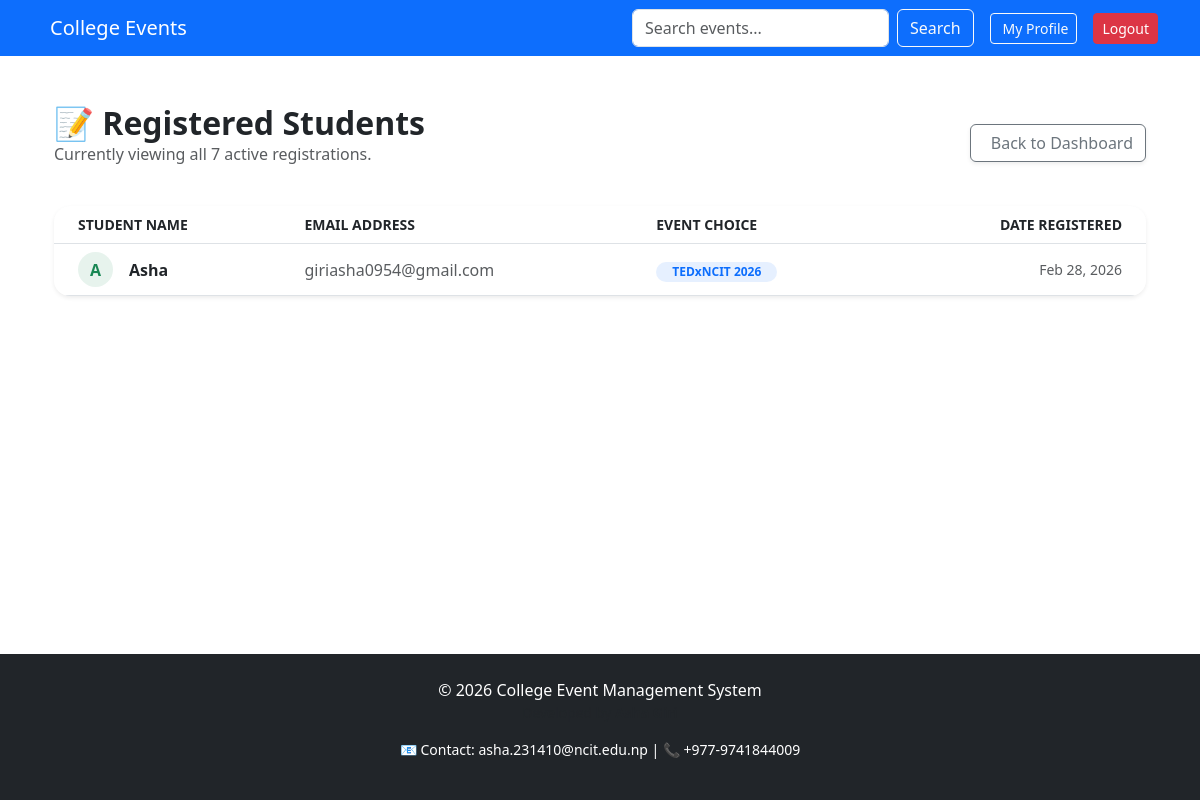
/dashboard/registrations/ (signed in), run on the app's committed database.
### events/models.py (models this page shows, shortened)
class Registration(models.Model):
    event = models.ForeignKey(Event, on_delete=models.CASCADE)
    user = models.ForeignKey(settings.AUTH_USER_MODEL, on_delete=models.CASCADE)
    full_name = models.CharField(max_length=100)
    email = models.EmailField()
    phone_number = models.CharField(max_length=15)
    registered_at = models.DateTimeField(auto_now_add=True)
    class Meta:
        unique_together = ('event', 'user')

class User(AbstractUser):
    is_admin = models.BooleanField(default=False)
    is_student = models.BooleanField(default=True)
    DEPARTMENT_CHOICES = [
        ('AI', 'Artificial Intelligence'),
        ('IT', 'Information Technology'),
        ('CS', 'Computer Science'),
        ('BE', 'Business Engineering'),
        ('EDUC', 'Education'), # Matching department for Education events
    ]
    department = models.CharField(max_length=50, choices=DEPARTMENT_CHOICES, null=True, blank=True)
    college = models.ForeignKey(College, on_delete=models.SET_NULL, null=True, blank=True)

class Event(models.Model):
    CATEGORY_CHOICES = [
        ('AI', 'AI & Machine Learning'),
        ('TECH', 'Technical'),
        ('CULT', 'Cultural'),
        ('SPRT', 'Sports'),
        ('EDUC', 'Education'), # New category added here!
    ]
    name = models.CharField(max_length=200)
    category = models.CharField(max_length=50, choices=CATEGORY_CHOICES, default='TECH')
    description = models.TextField()
    date = models.DateTimeField()
    location = models.CharField(max_length=200)
    image = models.ImageField(upload_to='event_images/', blank=True, null=True)
    seats = models.IntegerField(default=100)
    participants = models.IntegerField(default=0)
    college = models.ForeignKey(College, on_delete=models.CASCADE, related_name='events')
    is_global = models.BooleanField(default=False)

### events/views.py (the view)
# urls.py: path('dashboard/registrations/', views.registered_students, name='registered_students'),
@login_required
def registered_students(request):
    registrations = Registration.objects.select_related('user', 'event').all().order_by('-registered_at')
    return render(request, 'events/registered_students.html', {'registrations': registrations})

### events/templates/events/registered_students.html (shortened to what this page needs)
{% extends 'base.html' %}
{% block content %}
<div class="container py-4">
    <div class="d-flex justify-content-between align-items-center mb-4">
        <div>
            <h2 class="fw-bold mb-0">📝 Registered Students</h2>
            <p class="text-muted">Currently viewing all 7 active registrations.</p>
        </div>
        <a href="{% url 'admin_dashboard' %}" class="btn btn-outline-secondary shadow-sm">
             Back to Dashboard
        </a>
    </div>
    <div class="card border-0 shadow-sm rounded-4 overflow-hidden">
        <div class="table-responsive">
            <table class="table table-hover align-middle mb-0">
                <thead class="bg-light text-secondary small text-uppercase">
                    <tr>
                        <th class="ps-4">Student Name</th>
                        <th>Email Address</th>
                        <th>Event Choice</th>
                        <th class="text-end pe-4">Date Registered</th>
                    </tr>
                </thead>
                <tbody>
                    {% for reg in registrations %}
                    <tr>
                        <td class="ps-4">
                            <div class="d-flex align-items-center">
                                <div class="bg-success bg-opacity-10 text-success rounded-circle d-flex align-items-center justify-content-center me-3 fw-bold" style="width: 35px; height: 35px;">
                                    {{ reg.user.username|slice:":1"|upper }}
                                </div>
                                <span class="fw-bold text-dark">{{ reg.user.username }}</span>
                            </div>
                        </td>
                        <td class="text-muted">{{ reg.user.email }}</td>
                        <td>
                            <span class="badge rounded-pill bg-primary bg-opacity-10 text-primary px-3">
                                {{ reg.event.name }}
                            </span>
                        </td>
                        <td class="text-end pe-4 text-muted small">
                            {{ reg.registered_at|date:"M d, Y" }}
                        </td>
                    </tr>
                    {% endfor %}
                </tbody>
            </table>
        </div>
    </div>
</div>
{% endblock %}

### data on the page
Registration: user.username "A", user.username "Asha", user.email "giriasha0954@gmail.com", event.name "TEDxNCIT 2026", registered_at "Feb 28, 2026"
